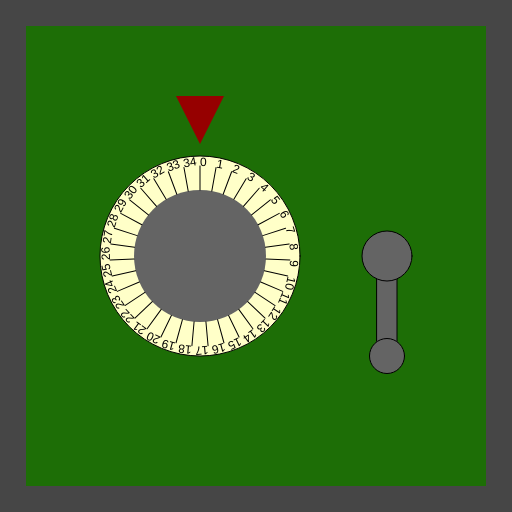
Frame 1 (no input)
Frame 60 (no input): identical to frame 1, image omitted
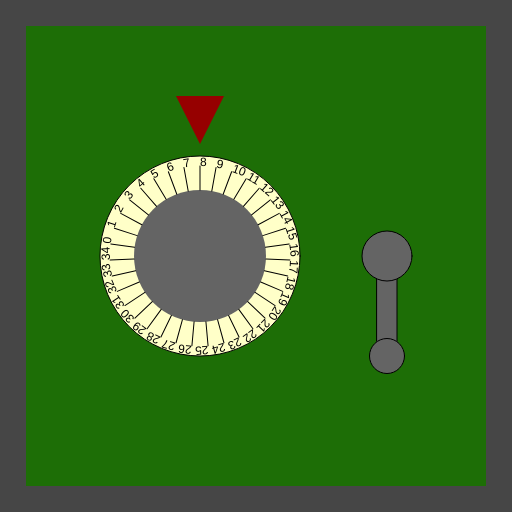
Frame 120 (the mouse pressed at the canvas centre since frame 60)

The p5.js sketch that drew these frames (run headless with seeded random() and noise() and a simulated clock; from frame 60 on, the mouse is pressed at the canvas centre):

// p5.js sketch
// ── sketch.js
/*

Officer: 3463827
CaseNum: 303-0-11895206-3463827

Case 303 - The Case of the Crooked Attorney
Stage 1 - Torvalds' Office

District Attorney Torvalds is well respected in Console City as an upstanding citizen and
enforcer of the law. Of course he’s as crooked as they come. I’ve had enough of having our
hard work at Sleuth and Co undermined by his bribes and back-payments. Let’s take take this
sucker down. I happen to know that Torvalds keeps his incriminating documents spread amongst
several safes in town. I’ll need you to bend the rules a little by breaking into them and
retrieving the incriminating evidence.

The first safe is in Torvald’s office. Crack it by doing the following:

	When any key is pressed:
	- Make CrypticStoreKey_a equal to 6

	When the mouse button is released:
	- Make CrypticStoreKey_a equal to 24

	When the mouse button is pressed:
	- Make CrypticStoreKey_a equal to 8

	When any key is released:
	- Make CrypticStoreKey_a equal to 1

	When the mouse button is released:
	- Make CrypticStoreKey_b equal to 74

	Whilst the mouse is being dragged:
	- Make CrypticStoreKey_b equal to 75

	When any key is released:
	- Make CrypticStoreKey_b equal to 79

	When any key is pressed:
	- Make CrypticStoreKey_b equal to 62



There are many possible ways of investigating this case, but you
should use ONLY the following commands:

	- The assignment operator aka. the equals sign !

*/

//declare the variables

var CrypticStoreKey_a;
var CrypticStoreKey_b;


function preload()
{
	//IMAGES WILL BE LOADED HERE

}

function setup()
{
	createCanvas(512,512);

	//initialise the variables
	CrypticStoreKey_a = 0;
	CrypticStoreKey_b = 0;

}

///////////////////EVENT HANDLERS///////////////////

//Add your code to these events to open the safe ...

function mouseMoved()
{
	console.log("mouseMoved", mouseX, mouseY);
}

function mouseDragged()
{
	console.log("mouseDragged", mouseX, mouseY);
	CrypticStoreKey_b = 75;
}

function mousePressed()
{
	console.log("mousePressed");
	CrypticStoreKey_a = 8;
}

function mouseReleased()
{
	console.log("mouseReleased");
	CrypticStoreKey_a = 24;
	CrypticStoreKey_b = 74;
}

function keyPressed()
{
	console.log("keyPressed", key);
	CrypticStoreKey_a = 6;
	CrypticStoreKey_b = 62;
}

function keyReleased()
{
	console.log("keyReleased", key);
	CrypticStoreKey_a = 1;
	CrypticStoreKey_b = 79;
}

///////////////DO NOT CHANGE CODE BELOW THIS POINT///////////////////

function draw()
{


	//Draw the safe door
	background(70);
	noStroke();
	fill(29,110,6);
	rect(26,26,width-52,width-52);

	//Draw the combination dial
	push();
	translate(200,height/2);
	drawDial(200, CrypticStoreKey_a, 35);
	pop();

	//Draw the lever
	push();
	translate(width - 125,256);
	drawLever(CrypticStoreKey_b);
	pop();

}

function drawDial(diameter,num,maxNum)
{
	//the combination lock

	var r = diameter * 0.5;
	var p = r * 0.6;

	stroke(0);
	fill(255,255,200);
	ellipse(0,0,diameter,diameter);
	fill(100);
	noStroke();
	ellipse(0,0,diameter*0.66,diameter*0.66);
	fill(150,0,0);
	triangle(
		-p * 0.4,-r-p,
		p * 0.4,-r-p,
		0,-r-p/5
	);

	noStroke();

	push();
	var inc = 360/maxNum;

	rotate(radians(-num * inc));
	for(var i = 0; i < maxNum; i++)
	{
		push();
		rotate(radians(i * inc));
		stroke(0);
		line(0,-r*0.66,0,-(r-10));
		noStroke();
		fill(0);
		text(i,0,-(r-10));
		pop();
	}

	pop();
}

function drawLever(rot)
{
	push();
	rotate(radians(-rot))
	stroke(0);
	fill(100);
	rect(-10,0,20,100);
	ellipse(0,0,50,50);
	ellipse(0,100,35,35);
	pop();
}
